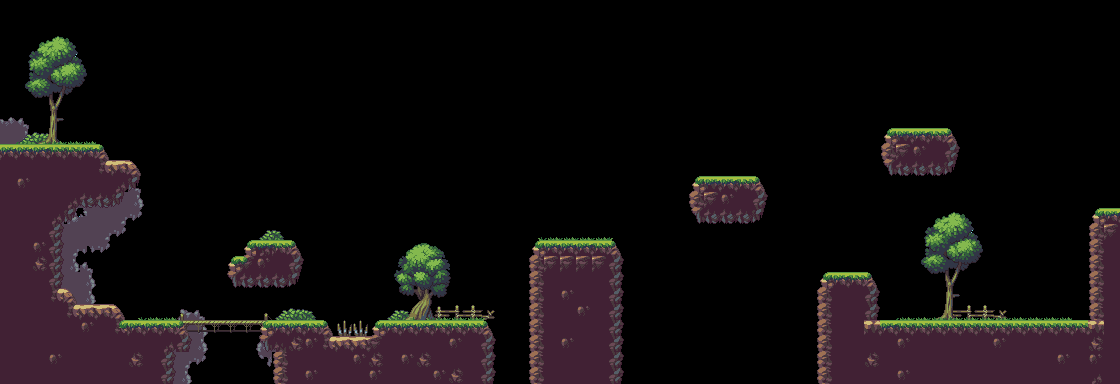

A 2D game scene composited from a Tiled map and its tileset images. What follows is a short description and the map's XML, with each tile layer's data collapsed to a summary:
An orthogonal 70x24 tile map with 16x16 px tiles, 7 tile layers (阴影层, 桥面层, 地面层, 装饰物层, ...) and 24 objects (19x collisionObject, 4x character, enemyObject).

<map version="1.9" tiledversion="1.9.2" orientation="orthogonal" renderorder="right-down" width="70" height="24" tilewidth="16" tileheight="16" infinite="0" nextlayerid="15" nextobjectid="331">
 <editorsettings>
  <export target="choose.json" format="json" />
 </editorsettings>
 <tileset firstgid="1" name="tileset" tilewidth="16" tileheight="16" tilecount="140" columns="10">
  <image source="tileset.png" width="160" height="224" />
 </tileset>
 <layer id="3" name="阴影层" width="70" height="24">
  <data>[1680 cells, 52 non-empty, 13 distinct tile ids]</data>
 </layer>
 <layer id="9" name="桥面层" width="70" height="24">
  <data>[1680 cells, 6 non-empty, 1 distinct tile ids]</data>
 </layer>
 <layer id="1" name="地面层" width="70" height="24">
  <properties>
   <property name="isHit" type="bool" value="true" />
  </properties>
  <data>[1680 cells, 369 non-empty, 16 distinct tile ids]</data>
 </layer>
 <layer id="5" name="装饰物层" width="70" height="24">
  <data>[1680 cells, 18 non-empty, 7 distinct tile ids]</data>
 </layer>
 <layer id="14" name="树木层" width="70" height="24">
  <data>[1680 cells, 95 non-empty, 60 distinct tile ids]</data>
 </layer>
 <layer id="7" name="草坪层" width="70" height="24">
  <data>[1680 cells, 107 non-empty, 13 distinct tile ids]</data>
 </layer>
 <layer id="11" name="陷阱" width="70" height="24">
  <data>[1680 cells, 2 non-empty, 1 distinct tile ids]</data>
 </layer>
 <objectgroup id="13" name="对象层">
  <object id="3" name="charactorPostion" class="character" x="66" y="111.333" width="32" height="32">
   <properties>
    <property name="characterType" value="ninja-flog" />
   </properties>
  </object>
  <object id="6" class="collisionObject" x="0" y="146" width="97" height="27" />
  <object id="7" class="collisionObject" x="99" y="150">
   <polygon points="0,0 10,12 -2,13" />
  </object>
  <object id="9" class="collisionObject" x="109" y="161" width="28" height="18" />
  <object id="10" class="collisionObject" x="75" y="305" width="47" height="20" />
  <object id="11" class="collisionObject" x="57" y="287" width="17" height="19" />
  <object id="12" class="collisionObject" x="48" y="218" width="16" height="67" />
  <object id="13" class="collisionObject" x="65" y="194" width="22" height="22" />
  <object id="14" class="collisionObject" x="89" y="185" width="44" height="22" />
  <object id="15" class="collisionObject" x="125" y="321" width="203" height="16" />
  <object id="16" class="collisionObject" x="330" y="336" width="46" height="16" />
  <object id="19" class="collisionObject" x="246" y="240" width="50" height="44.6667" />
  <object id="213" class="collisionObject" x="228.667" y="254.333" width="16" height="30" />
  <object id="274" class="enemyObject" x="885" y="293" width="192" height="24" visible="0">
   <properties>
    <property name="enemyType" value="AngryPig" />
   </properties>
  </object>
  <object id="292" class="collisionObject" x="377.5" y="324" width="114" height="61" />
  <object id="293" class="collisionObject" x="531" y="242.5" width="88" height="138" />
  <object id="294" class="collisionObject" x="691" y="178.5" width="71" height="43" />
  <object id="296" class="collisionObject" x="882.5" y="130.5" width="73" height="45" />
  <object id="298" class="collisionObject" x="876.5" y="322.5" width="215" height="63" />
  <object id="299" class="collisionObject" x="1092.5" y="212.5" width="28" height="172" />
  <object id="319" class="collisionObject" x="817.5" y="273.5" width="56" height="109" />
  <object id="328" name="charactorPostion" class="character" x="257.333" y="207.333" width="32" height="32">
   <properties>
    <property name="characterType" value="mask-dude" />
   </properties>
  </object>
  <object id="329" name="charactorPostion" class="character" x="407.333" y="287" width="32" height="32">
   <properties>
    <property name="characterType" value="virtual-guy" />
   </properties>
  </object>
  <object id="330" name="charactorPostion" class="character" x="158" y="287.667" width="32" height="32">
   <properties>
    <property name="characterType" value="pink-man" />
   </properties>
  </object>
 </objectgroup>
</map>
